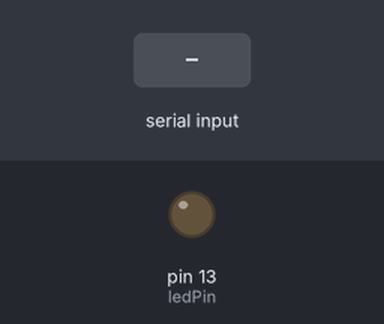
A sketch run on a simulated Arduino Uno, built with avr-gcc and run on an emulated ATmega328P. Shown: output pins drawn as LEDs (lit = HIGH). Inputs (shaded band) come from the test bench.

Above: at 1.2 s.
1.3 s: "H" received over Serial
At 2.5 s:
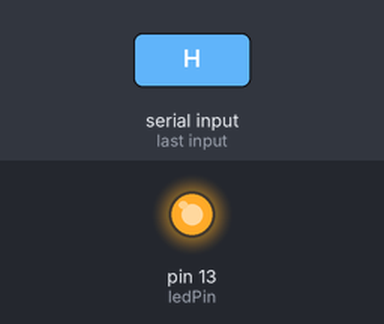
2.8 s: "L" received over Serial
At 3.9 s:
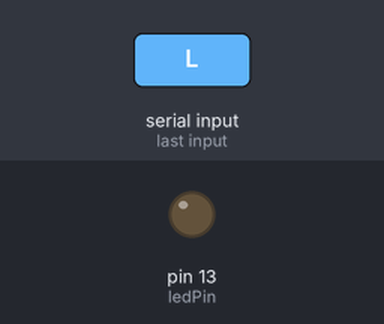
4.3 s: "h" received over Serial
At 5.0 s:
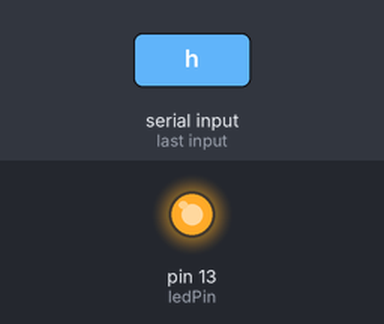
Timing chart, 0 to 7.3 s (numbered marks = the images above; inputs shaded):
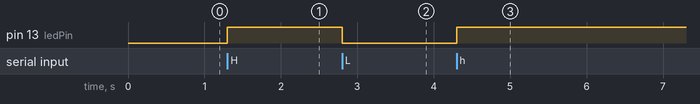

Measured:
- after the input at 1.3 s, pin 13 (ledPin): LOW → HIGH at once
- after the input at 2.8 s, pin 13 (ledPin): HIGH → LOW at once
- after the input at 4.3 s, pin 13 (ledPin): LOW → HIGH at once

The sketch:

2.ino
```cpp
const int ledPin = 13;  // Pin number where the LED is connected
int incomingByte;       // Variable to store incoming serial data

void setup() {
  Serial.begin(9600);           // Start serial communication at 9600 baud
  pinMode(ledPin, OUTPUT);      // Set the LED pin as an output
}

void loop() {
  // Check if any data is available to read from the serial buffer
  if (Serial.available() > 0) {
    incomingByte = Serial.read();  // Read the incoming byte

    // Turn the LED on if the input is 'H' or 'h'
    if (incomingByte == 'H' || incomingByte == 'h') {
      digitalWrite(ledPin, HIGH);
    }
    // Turn the LED off if the input is 'L' or 'l'
    else if (incomingByte == 'L' || incomingByte == 'l') {
      digitalWrite(ledPin, LOW);
    }
    // If any other character is received, print an error message
    else {
      Serial.println("Error!");
    }
  }
}
```
